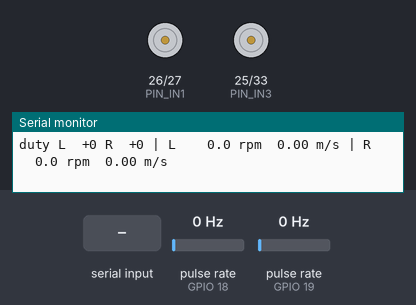
Simulated run of this sketch. Board: ESP32. Parts: motor-driver pin pairs drawn as motors (green arrow = first pin HIGH = forward, orange = second pin HIGH = backward, longer = more drive, scaled by the enable pin), the last lines printed to the serial monitor. Wiring (inferred from the names in the program): 2 × pulse sensor: data GPIO 18 / data GPIO 19. The inputs (shaded band) are chosen by the test bench; at power-on: pulse rate (sensors on GPIO 18, GPIO 19) 0 Hz.

Above: at 1.5 s.
1.6 s: "w" received over Serial
At 2.1 s:
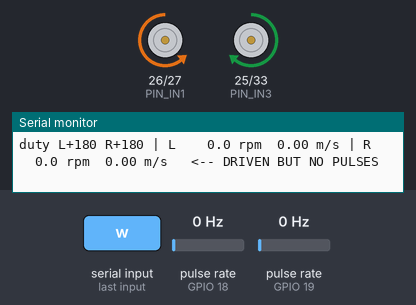
3.1 s: "s" received over Serial
At 4.3 s:
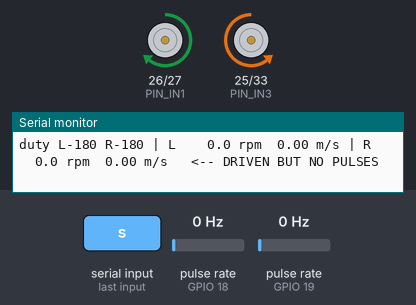
4.6 s: "a" received over Serial
At 5.6 s:
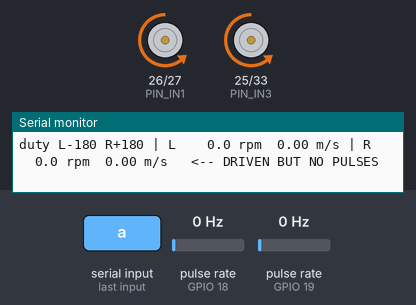
6.1 s: "d" received over Serial
At 6.7 s:
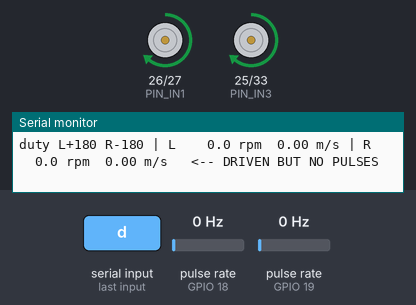
Timing chart, 0 to 9.1 s (numbered marks = the images above; inputs shaded):
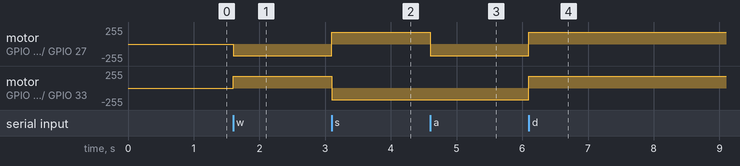

Measured:
- after the input at 1.6 s, motor on GPIO 26 (PIN_IN1) / GPIO 27 (PIN_IN2): stopped → backward 179/255 at once; motor on GPIO 25 (PIN_IN3) / GPIO 33 (PIN_IN4): stopped → forward 179/255 at once
- after the input at 3.1 s, motor on GPIO 26 (PIN_IN1) / GPIO 27 (PIN_IN2): backward 179/255 → forward 179/255 at once; motor on GPIO 25 (PIN_IN3) / GPIO 33 (PIN_IN4): forward 179/255 → backward 179/255 at once
- after the input at 4.6 s, motor on GPIO 26 (PIN_IN1) / GPIO 27 (PIN_IN2): forward 179/255 → backward 179/255 at once
- after the input at 6.1 s, motor on GPIO 26 (PIN_IN1) / GPIO 27 (PIN_IN2), motor on GPIO 25 (PIN_IN3) / GPIO 33 (PIN_IN4): backward 179/255 → forward 179/255 at once

The sketch:

drive_and_measure.ino
```cpp
/*
 * drive_and_measure.ino — drive the motors and read the encoders, together
 *
 * No ROS, no Pi, no micro-ROS. Just the ESP32 over USB. This is the sketch for
 * answering one question: when the motors turn, do the encoders measure it?
 *
 * It is also how you get three of the four calibration constants that
 * rover_microros needs.
 *
 * Serial Monitor @ 115200.
 *
 *   w / s     forward / reverse
 *   a / d     spin left / right
 *   x         stop
 *   + / -     speed up / down (steps of 15)
 *   c         CALIBRATE: counts raw pulses. Turn one wheel exactly 10 turns
 *             by hand, then pulses / 10 = SLOTS_PER_REV
 *   m         MEASURE: steps through duty levels, reports RPM at each.
 *             Gives you the duty-to-speed curve and the top speed.
 *   ?         print settings
 */

// ---------------------------------------------------------------- pins
const int PIN_ENA = 13;   // right board ENA + ENB
const int PIN_IN1 = 26;   // right board IN1 + IN3
const int PIN_IN2 = 27;   // right board IN2 + IN4
const int PIN_ENB = 14;   // left  board ENA + ENB
const int PIN_IN3 = 25;   // left  board IN1 + IN3
const int PIN_IN4 = 33;   // left  board IN2 + IN4

const int PIN_ENC_L = 18;
const int PIN_ENC_R = 19;

// ------------------------------------------------- SET THESE AS YOU LEARN THEM
// Start with the slot count you printed, then replace it with what 'c' tells
// you. The printed count and the measured count often differ — reflections and
// double-triggering are common, and the measured number is the true one.
float SLOTS_PER_REV = 140.0f;   // measured: 1392 and 1402 pulses over 10 wheel turns
float WHEEL_DIAM_MM = 65.0f;

// ---------------------------------------------------------------- tuning
const int PWM_FREQ = 1000;
const int PWM_BITS = 8;
const int PWM_MAX  = 255;
const int DEADBAND = 60;     // below this an L298N + loaded motor only buzzes

// Direction correction — same flags as the rover firmware.
const bool SWAP_SIDES   = true;
const bool INVERT_LEFT  = false;
const bool INVERT_RIGHT = true;

const unsigned long REPORT_MS = 250;

// ------------------------------------------------ core compatibility
#if ESP_ARDUINO_VERSION_MAJOR >= 3
  #define PWM_SETUP(pin, ch)    ledcAttach((pin), PWM_FREQ, PWM_BITS)
  #define PWM_WRITE(pin, ch, d) ledcWrite((pin), (d))
#else
  #define PWM_SETUP(pin, ch)    do { ledcSetup((ch), PWM_FREQ, PWM_BITS); \
                                     ledcAttachPin((pin), (ch)); } while (0)
  #define PWM_WRITE(pin, ch, d) ledcWrite((ch), (d))
#endif

const int CH_A = 0;
const int CH_B = 1;

// ---------------------------------------------------------------- state
volatile uint32_t pulsesL = 0;
volatile uint32_t pulsesR = 0;
uint32_t lastPulsesL = 0, lastPulsesR = 0;

int  speedLevel = 180;
int  curLeft = 0, curRight = 0;
bool calibrating = false;
unsigned long lastReport = 0;

void IRAM_ATTR isrL() { pulsesL++; }
void IRAM_ATTR isrR() { pulsesR++; }

// ---------------------------------------------------------------- motors
void applySide(int speed, int inA, int inB, int enPin, int enCh) {
  bool forward = (speed >= 0);
  int duty = abs(speed);
  if (duty < DEADBAND) duty = 0;
  duty = constrain(duty, 0, PWM_MAX);

  if (duty == 0) {
    digitalWrite(inA, LOW);
    digitalWrite(inB, LOW);
  } else {
    digitalWrite(inA, forward ? HIGH : LOW);
    digitalWrite(inB, forward ? LOW  : HIGH);
  }
  PWM_WRITE(enPin, enCh, duty);
}

void drive(int l, int r) {
  curLeft = l;
  curRight = r;
  if (INVERT_LEFT)  l = -l;
  if (INVERT_RIGHT) r = -r;

  if (SWAP_SIDES) {
    applySide(l, PIN_IN3, PIN_IN4, PIN_ENB, CH_B);
    applySide(r, PIN_IN1, PIN_IN2, PIN_ENA, CH_A);
  } else {
    applySide(l, PIN_IN1, PIN_IN2, PIN_ENA, CH_A);
    applySide(r, PIN_IN3, PIN_IN4, PIN_ENB, CH_B);
  }
}

// ---------------------------------------------------------------- maths
float toRPM(uint32_t pulses, unsigned long ms) {
  if (ms == 0) return 0.0f;
  return (pulses / SLOTS_PER_REV) * (60000.0f / ms);
}

float toMS(float rpm) {
  return (rpm / 60.0f) * ((WHEEL_DIAM_MM / 1000.0f) * PI);
}

void snapshot(uint32_t &dL, uint32_t &dR) {
  noInterrupts();
  uint32_t nL = pulsesL, nR = pulsesR;
  interrupts();
  dL = nL - lastPulsesL;
  dR = nR - lastPulsesR;
  lastPulsesL = nL;
  lastPulsesR = nR;
}

// ---------------------------------------------------------- measure sweep
// Steps the duty up, holds each level, and reports the steady-state RPM.
// Gives you the duty-to-speed curve, where the motors actually start turning,
// and the top speed — which is MAX_WHEEL_SPEED_MS for the rover firmware.
void measureSweep() {
  Serial.println();
  Serial.println("duty   L rpm   R rpm   L m/s   R m/s");
  Serial.println("-----------------------------------");

  for (int duty = 60; duty <= 255; duty += 25) {
    drive(duty, duty);
    delay(1200);                 // let the speed settle

    uint32_t dL, dR;
    snapshot(dL, dR);            // discard the spin-up
    delay(800);
    snapshot(dL, dR);            // this one counts

    float rpmL = toRPM(dL, 800);
    float rpmR = toRPM(dR, 800);
    Serial.printf("%4d  %6.1f  %6.1f  %6.2f  %6.2f\n",
                  duty, rpmL, rpmR, toMS(rpmL), toMS(rpmR));
  }

  drive(0, 0);
  Serial.println("-----------------------------------");
  Serial.println("Top-row m/s is MAX_WHEEL_SPEED_MS for rover_microros.");
  Serial.println("Lowest duty with non-zero rpm is your real deadband.");
  Serial.println();
}

// ---------------------------------------------------------------- commands
void handle(char c) {
  switch (c) {
    case 'w': drive( speedLevel,  speedLevel); Serial.println("forward");    break;
    case 's': drive(-speedLevel, -speedLevel); Serial.println("reverse");    break;
    case 'a': drive(-speedLevel,  speedLevel); Serial.println("spin left");  break;
    case 'd': drive( speedLevel, -speedLevel); Serial.println("spin right"); break;
    case 'x':
    case ' ': drive(0, 0); Serial.println("stop"); break;

    case '+':
    case '=':
      speedLevel = min(speedLevel + 15, PWM_MAX);
      Serial.printf("speed = %d\n", speedLevel);
      break;
    case '-':
    case '_':
      speedLevel = max(speedLevel - 15, 0);
      Serial.printf("speed = %d\n", speedLevel);
      break;

    case 'c':
      calibrating = !calibrating;
      drive(0, 0);
      noInterrupts(); pulsesL = pulsesR = 0; interrupts();
      lastPulsesL = lastPulsesR = 0;
      Serial.println(calibrating
        ? "\nCALIBRATE: turn ONE wheel exactly 10 full turns by hand.\n"
          "           pulses / 10 = SLOTS_PER_REV. Press c again when done."
        : "calibration off");
      break;

    case 'm':
      // Leave calibration mode first, or its raw-pulse printout buries the
      // sweep table underneath it.
      calibrating = false;
      Serial.println("MEASURE: wheels OFF THE GROUND. Starting in 2s...");
      delay(2000);
      measureSweep();
      break;

    case '?':
      Serial.printf("slots/rev=%.1f  wheel=%.0fmm  speed=%d  deadband=%d\n",
                    SLOTS_PER_REV, WHEEL_DIAM_MM, speedLevel, DEADBAND);
      break;

    default: break;
  }
}

// ---------------------------------------------------------------- setup
void setup() {
  Serial.begin(115200);
  delay(300);

  pinMode(PIN_IN1, OUTPUT);
  pinMode(PIN_IN2, OUTPUT);
  pinMode(PIN_IN3, OUTPUT);
  pinMode(PIN_IN4, OUTPUT);
  PWM_SETUP(PIN_ENA, CH_A);
  PWM_SETUP(PIN_ENB, CH_B);
  drive(0, 0);

  pinMode(PIN_ENC_L, INPUT_PULLUP);
  pinMode(PIN_ENC_R, INPUT_PULLUP);
  attachInterrupt(digitalPinToInterrupt(PIN_ENC_L), isrL, RISING);
  attachInterrupt(digitalPinToInterrupt(PIN_ENC_R), isrR, RISING);

  Serial.println();
  Serial.println("drive_and_measure ready");
  Serial.println("w/s/a/d drive   x stop   +/- speed   c calibrate   m measure   ? info");
  Serial.println();
  lastReport = millis();
}

// ---------------------------------------------------------------- loop
void loop() {
  while (Serial.available()) handle((char)Serial.read());

  if (millis() - lastReport < REPORT_MS) return;
  unsigned long interval = millis() - lastReport;
  lastReport = millis();

  uint32_t dL, dR;
  snapshot(dL, dR);

  if (calibrating) {
    noInterrupts();
    uint32_t tL = pulsesL, tR = pulsesR;
    interrupts();
    Serial.printf("raw pulses   L=%lu   R=%lu\n", tL, tR);
    return;
  }

  float rpmL = toRPM(dL, interval);
  float rpmR = toRPM(dR, interval);

  // Commanded duty alongside measured speed. A non-zero duty with zero rpm is
  // the failure worth seeing immediately — the motor is being driven and the
  // encoder is seeing nothing.
  Serial.printf("duty L%+4d R%+4d | L %6.1f rpm %5.2f m/s | R %6.1f rpm %5.2f m/s%s\n",
                curLeft, curRight,
                rpmL, toMS(rpmL),
                rpmR, toMS(rpmR),
                (curLeft || curRight) && !dL && !dR ? "   <-- DRIVEN BUT NO PULSES" : "");
}
```
